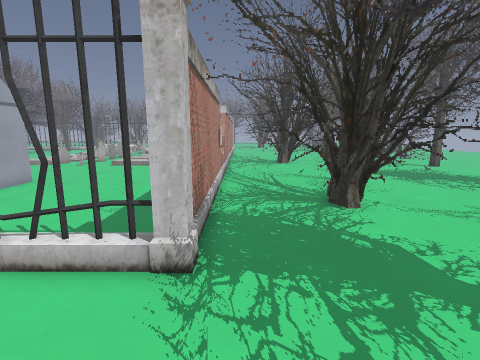
view 1 (above)

24 first-person views from a walk through a Godot game level. The camera is 1.3 m above the floor, tilts 10° down and sees 85° across. The floor is counted in squares, 0.5 m on a side. Each view is taken from the middle of a square. On the plan, view 1 faces up. The plan holds only what a view shows up to about 18 squares ahead; the rest is blank. The place goes on beyond the plan. Some surface patterns are stand-ins.

view 2
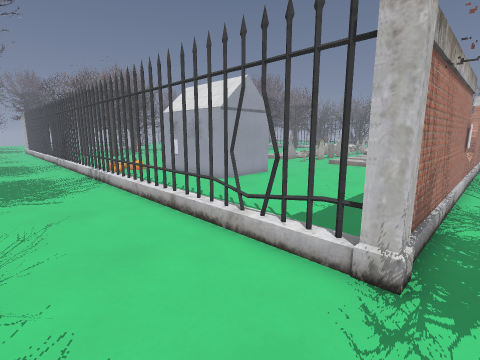

view 3
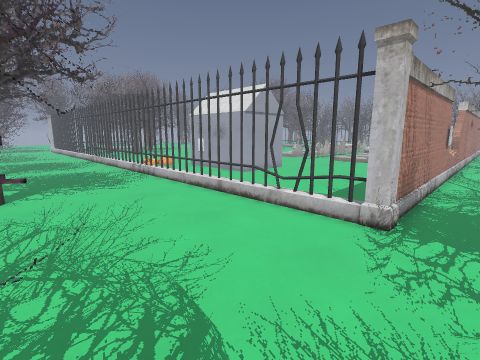

view 4
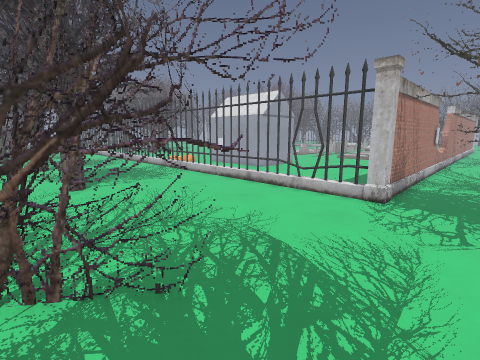

view 5
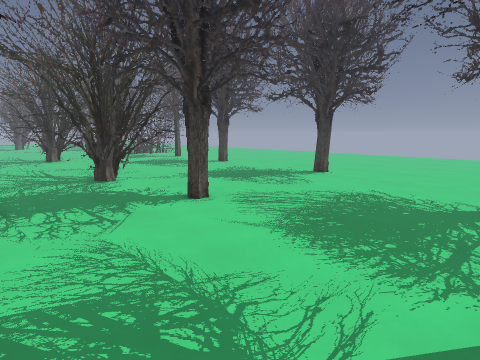

view 6
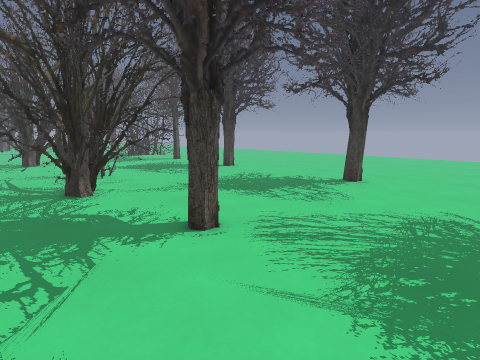

view 7
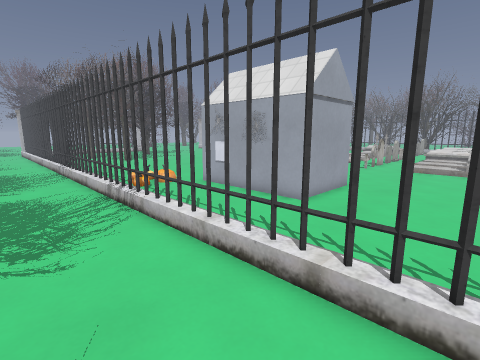

view 8
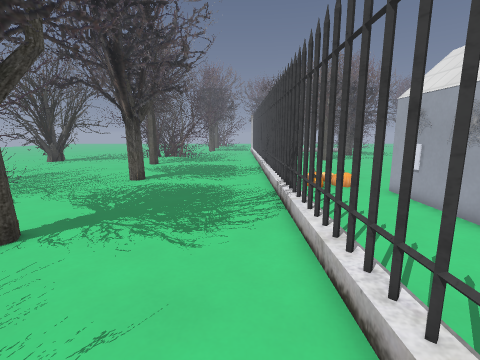

view 9
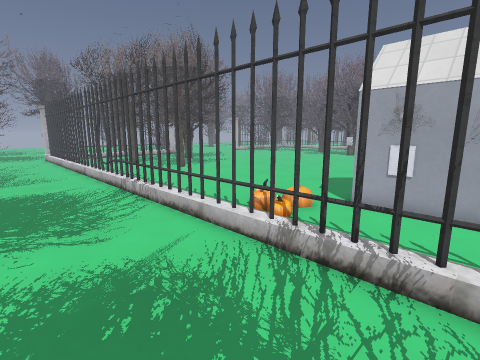

view 10
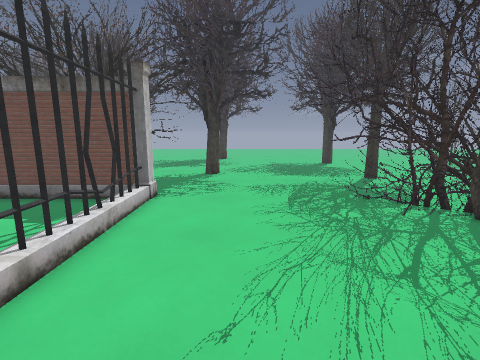

view 11
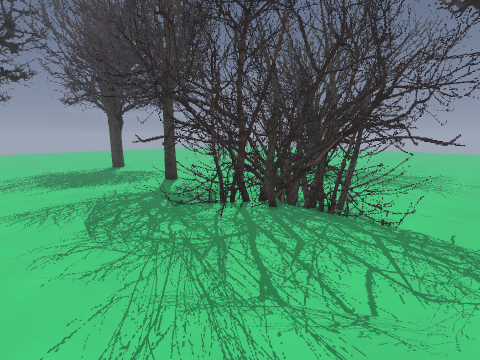

view 12
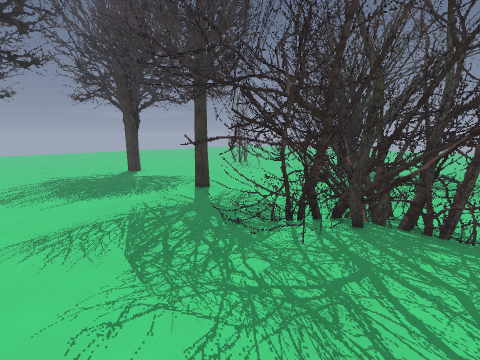

view 13
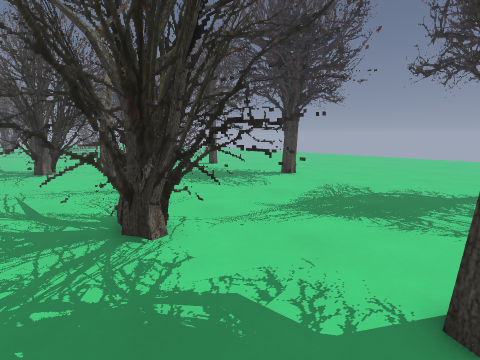

view 14
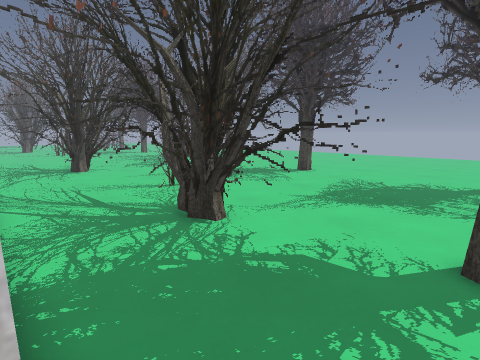

view 15
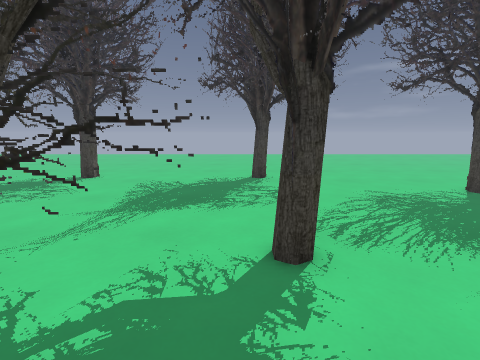

view 16
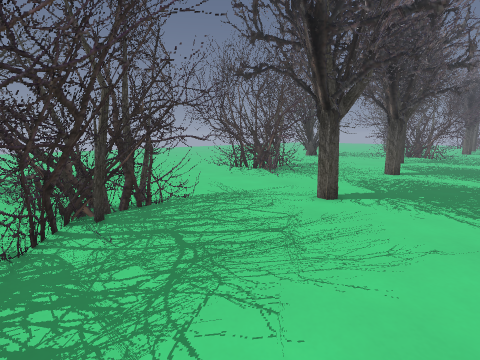

view 17
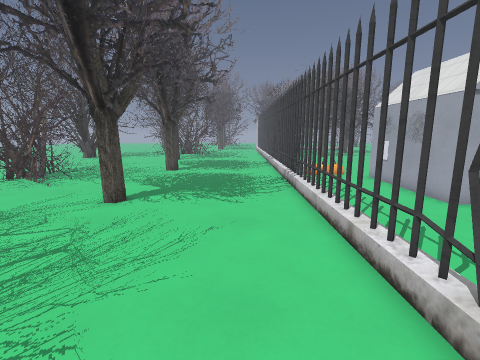

view 18
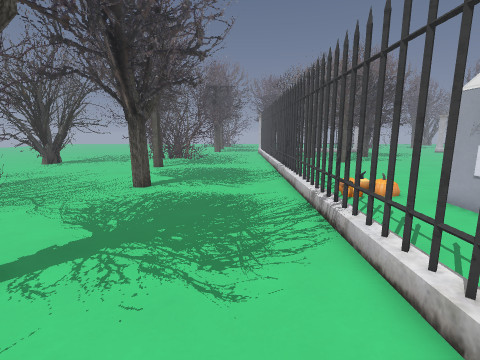

view 19
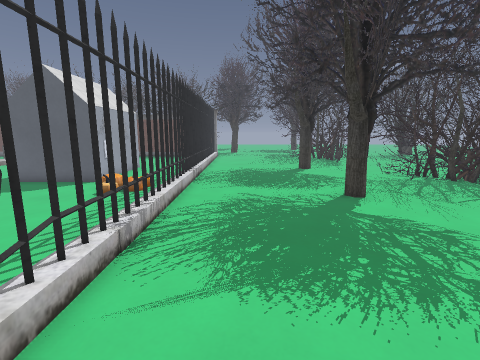

view 20
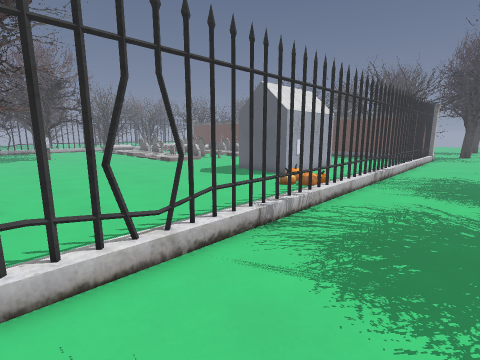

view 21
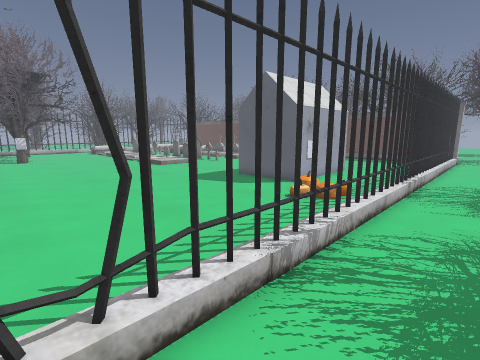

view 22
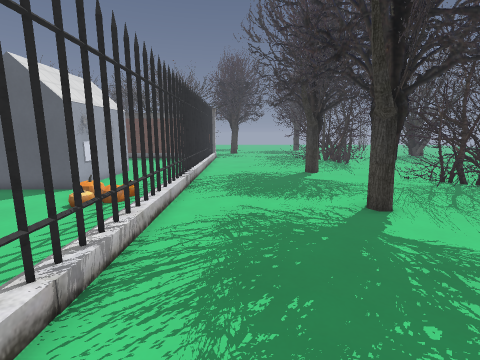

view 23
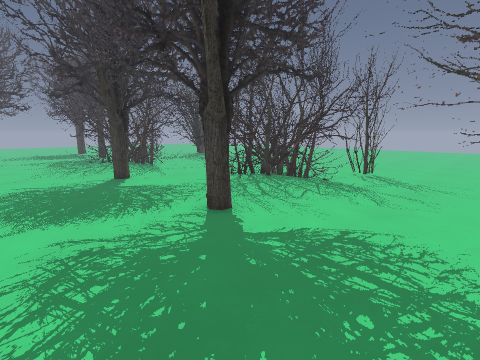

view 24
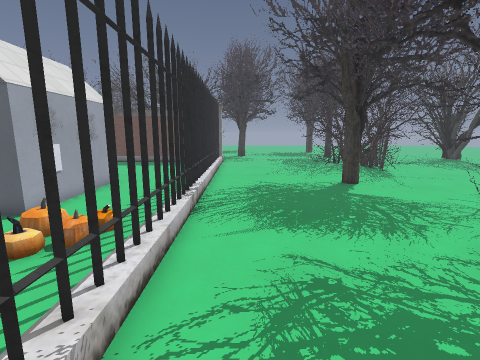

### Floor plan
Key: @ floor where view 1 was taken; # wall or solid block; x gap in a wall; . main floor; : floor 0.25 m higher than the main floor; / step, stairs or slope; = window, fence, low wall or low ledge; T tree; H thing the floor can be seen under or through; F fence; O other object.
Columns run from 32 left of view 1 to 14 right of it. Each row starts with its distance up from view 1.
 21  ........            .....     #    #..
 20  ........           ......     #... T...
 19  .........          ......     =... T...
 18  ...........        ......     =...  ...  .....
 17  ............      ........    =...   .. ... ..
 16   ............     ........    #...    . ...TT.
 15   .............     ........   #T.   TT......TT
 14   ............#     ##......   #TT   TTT .....T
 13  .............#     ##......   #.TT T T. ......
 12  T  ..........#     # .......  #.  TT  .... ...
 11  .............#     # ....... ##.. TTT T TT ..
 10 T.............####### ........## ...TTTTT.....
  9 .T..........//................####TTTTTT.....
  8   .........///............... T#TTT.H  TT......
  7    .........::................##..x.H    ... ..
  6   ............................##. TTH    T.. T.
  5 :FFF:FFF:FFFOFFFFFFFF:F:FFFFFFF#..TTH   .. ..TT
  4 ...................................TT T.......T
  3 .................................... TT........
  2 .................................... TTT.......
  1  .............T .......T............TT.TT.....T
  0 .  .. . .....TT T.....TT ..  ...@.. T...TT....
 -1      ...T ..TT   T ..TT ...TT ..T.. ....T  ..
 -2      ....T  T        T......TT.TT. .. .......
 -3      ......TT      TTT......TTTT..T.. .........
 -4    T......TTTT     TTTT.....TTT... .T .. .....T
 -5       TT.TT..TTT  T    TT...TTT....  .... ...TT
 -6         TTT...TTTTT  ..T  TTTTT....  .....TTTT.
 -7          T     TTT#  TTTTTTTTTT    ##  T...TTT.

Positions as (right, up) in squares from view 1, and headings:
1: (0, 0), facing up
2: (0, 0), facing up-left
3: (1, -3), facing up-left
4: (2, -6), facing up-left
5: (-1, -6), facing up-right
6: (1, -3), facing up-right
7: (-6, 1), facing up-left
8: (-6, 3), facing left
9: (-14, 0), facing up-left
10: (-12, 1), facing right
11: (-10, 1), facing down-right
12: (-7, 1), facing down-right
13: (1, 3), facing up-right
14: (-1, 3), facing up-right
15: (0, 4), facing right
16: (-2, 2), facing down-left
17: (-2, 2), facing left
18: (-8, 2), facing left
19: (-32, 2), facing right
20: (-32, 0), facing up-right
21: (-30, 2), facing up-right
22: (-30, 2), facing right
23: (-28, 3), facing down-right
24: (-26, 3), facing right
